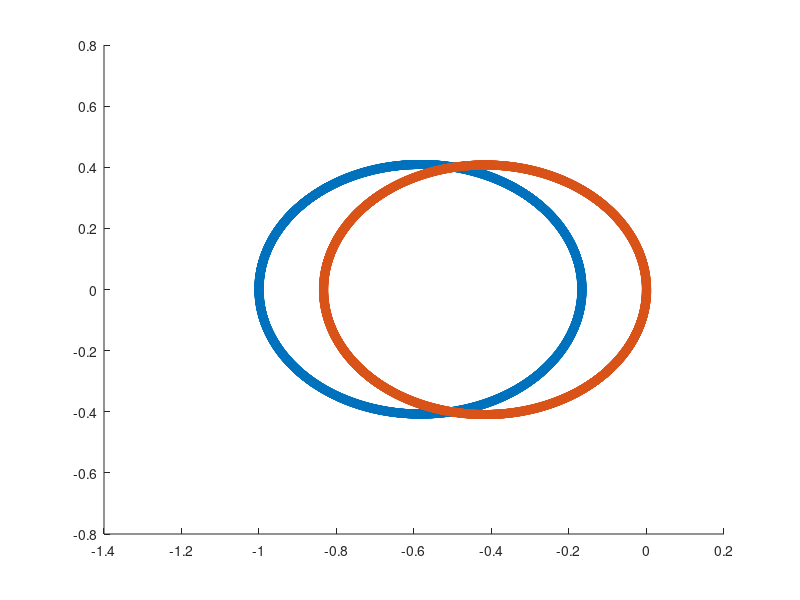

MATLAB code for this plot:
% Calculates the force between a planet and a stationary central star and plots the orbit

clear   % clear variable names
clf       %clear the figures
%variables =============================
dt = 0.001;         
n = 3000;         %the number of calculations to do 
speed_planet = 2;     % the initial speed of the planet in the y direction starting at position (1,0)
speed_star = -2;
%G = 6.67E-11;     %gravitational constant
%G=3.964E-14;  %AU**3Msun**-1s**-2
G = 10;
%AU = 1.496E11;  %m, the astronomical unit
AU = 1;
%Msun = 1.989E30;    %kg, 1 solar mass
Msun = 1;
%Mplanet = (3E-6)*Msun;   %rough earth mass        
Mplanet = Msun;
%year = 365.25*24*60*60;   %year length in seconds
%year = 20;

r = AU;          %initial starting distance between stars
position_star = [0, 0];

%=====the initial position of the planet and the array storing successive positions
position_planet = [-r, 0];
positions_planet_x = [-r];
positions_planet_y = [0];

%======initial position of the star===============
position_star = [0, 0];
positions_star_x = [0];
positions_star_y = [0];

velocity_planet = [0, speed_planet];    %planet stars at position -r on x axis and velocity in positive y direction
velocity_star = [0, speed_star];

for i=1:n
  % find new x and y position based upon the current velocity in x and y
  new_x_pos = position_planet(1) + velocity_planet(1)*dt;
  new_y_pos = position_planet(2) + velocity_planet(2)*dt;
  
  new_x_pos_star = position_star(1) + velocity_star(1)*dt;
  new_y_pos_star = position_star(2) + velocity_star(2)*dt;
  
  %add the new position to the array storing position
  positions_planet_x(end+1) = new_x_pos;
  positions_planet_y(end+1) = new_y_pos;
  positions_star_x(end+1) = new_x_pos_star;
  positions_star_y(end+1) = new_y_pos_star;
  
  % get new distance between sun and planet
  r_x = new_x_pos - new_x_pos_star;
  r_y = new_y_pos - new_y_pos_star;
  
  r = sqrt(r_x*r_x + r_y*r_y);  %r_magnitude
  %r = sqrt(new_x_pos*new_x_pos + new_y_pos*new_y_pos);
  r_unit = [r_x,r_y]/r;     %unit vector along r
  %update the acceleration 
  acceleration_mag_planet = G*Msun/(r*r);
acceleration_mag_star = G*Mplanet/(r*r);  
  acceleration_vector_planet = acceleration_mag_planet.*-(r_unit);  %acceleration is towards the centre
  acceleration_vector_star = acceleration_mag_star.*(r_unit); 
  %calculate new velocity for next loop
  velocity_planet(1) = velocity_planet(1) + acceleration_vector_planet(1)*dt;
  velocity_planet(2) = velocity_planet(2) + acceleration_vector_planet(2)*dt;
  velocity_star(1) = velocity_star(1) + acceleration_vector_star(1)*dt;
  velocity_star(2) = velocity_star(2) + acceleration_vector_star(2)*dt;
  %set position of planet to newly calculated position for next loop
  position_planet(1) = new_x_pos;
  position_planet(2) = new_y_pos;
  position_star(1) = new_x_pos_star;
  position_star(2) = new_y_pos_star;
endfor

figure (1)
scatter(positions_planet_x, positions_planet_y)
hold on
scatter(positions_star_x, positions_star_y)